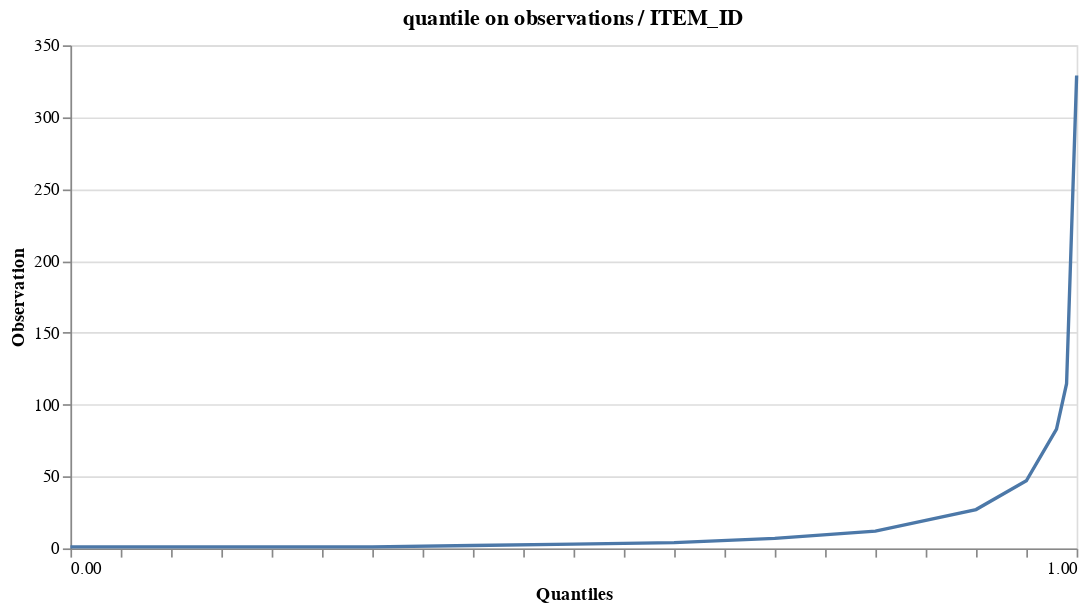

The cell this chart's notebook holds for it:
### Markdown cell above
As we can see, only about x% of users have rated y or more items.

### Code cell
helper.draw_quantile(df_interactions, 'ITEM_ID', quantiles=quantiles)

### Figure 1 — Vega-Lite specification as saved in the notebook (floating-point values rounded to 4 significant figures)
{"config": {"view": {"continuousWidth": 400, "continuousHeight": 300}}, "data": {"name": "data-0cf6f8306ed2e8162daf133c3ac94c1c"}, "mark": "line", "encoding": {"x": {"type": "quantitative", "axis": {"grid": false, "labelExpr": "datum.value % 1 ? null : datum.label", "tickCount": 17}, "field": "Quantiles"}, "y": {"type": "quantitative", "field": "Observation"}}, "height": 300, "title": "quantile on observations / ITEM_ID", "width": 600, "$schema": "https://vega.github.io/schema/vega-lite/v4.8.1.json", "datasets": {"data-0cf6f8306ed2e8162daf133c3ac94c1c": [{"Observation": 1.0, "Quantiles": 0.0}, {"Observation": 1.0, "Quantiles": 0.01}, {"Observation": 1.0, "Quantiles": 0.02}, {"Observation": 1.0, "Quantiles": 0.05}, {"Observation": 1.0, "Quantiles": 0.1}, {"Observation": 1.0, "Quantiles": 0.2}, {"Observation": 1.0, "Quantiles": 0.3}, {"Observation": 2.0, "Quantiles": 0.4}, {"Observation": 3.0, "Quantiles": 0.5}, {"Observation": 4.0, "Quantiles": 0.6}, {"Observation": 7.0, "Quantiles": 0.7}, {"Observation": 12.0, "Quantiles": 0.8}, {"Observation": 27.0, "Quantiles": 0.9}, {"Observation": 47.0, "Quantiles": 0.95}, {"Observation": 83.0, "Quantiles": 0.98}, {"Observation": 114.5, "Quantiles": 0.99}, {"Observation": 329.0, "Quantiles": 1.0}]}}
